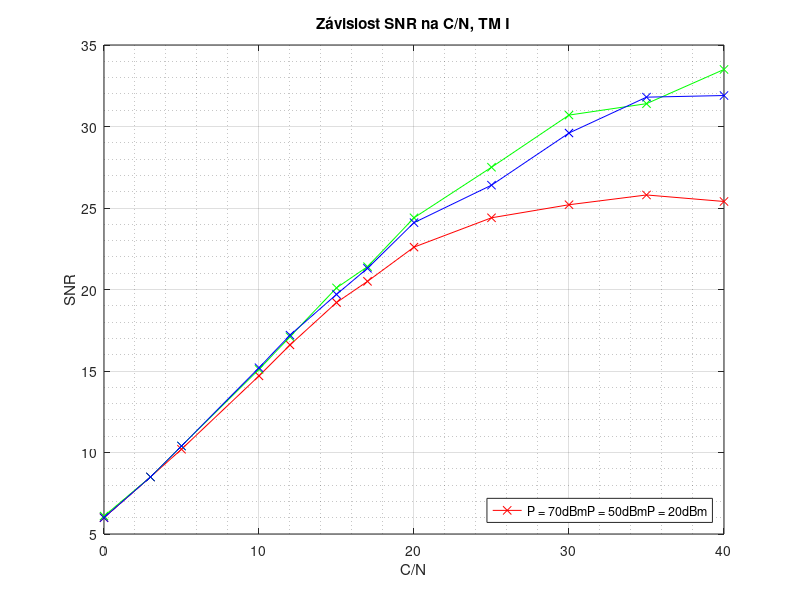
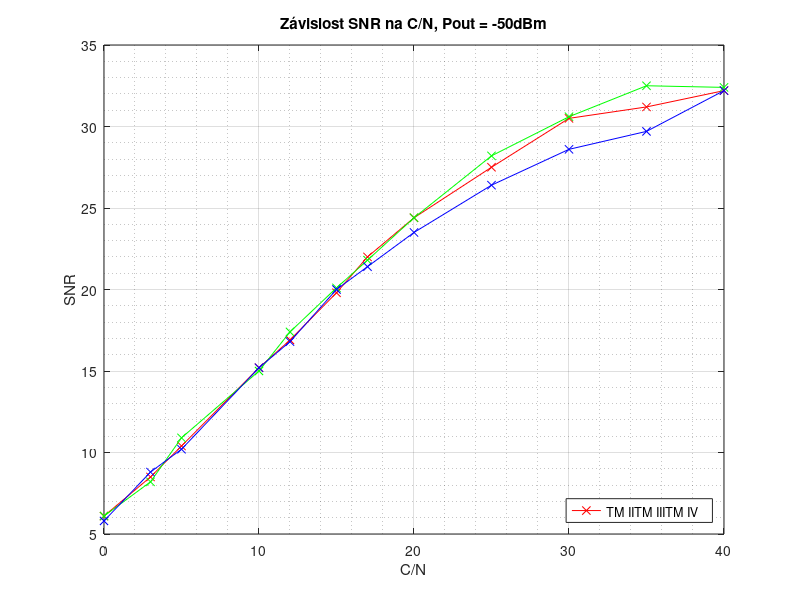
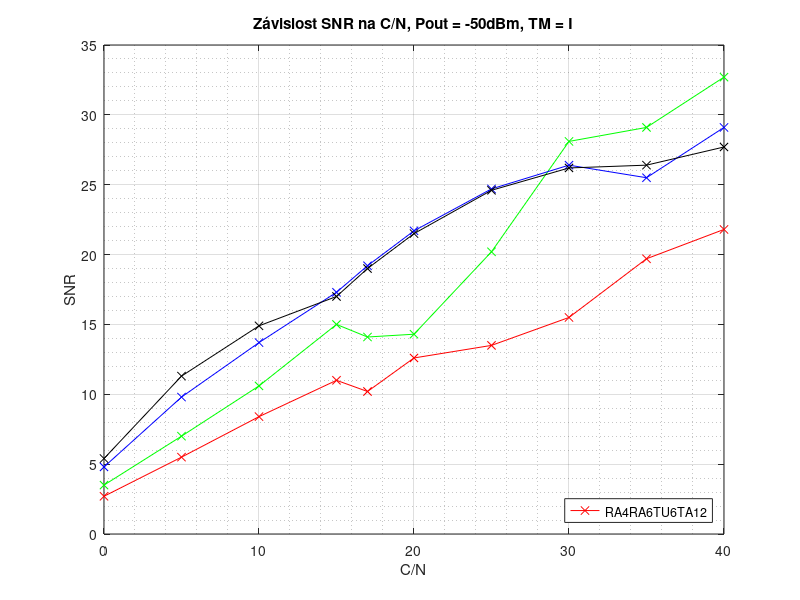

Write the MATLAB code that produced these figures, in order.
close all
clear variables
clc


CN = [40,35,30,25,20,17,15,12,10,5,3,0];
SNR_P_70dBm = [25.4, 25.8, 25.2, 24.4, 22.6, 20.5, 19.2, 16.6, 14.7, 10.2, 8.5, 6];
SNR_P_50dBm = [33.5, 31.4, 30.7, 27.5, 24.4, 21.4, 20.1, 17.1, 15.1, 10.4, 8.5, 6.1];
SNR_P_20dBm = [31.9, 31.8, 29.6, 26.4, 24.1, 21.3, 19.7, 17.2, 15.2, 10.4, 8.5, 6];

figure(1)
plot(CN,SNR_P_70dBm,'x-r',CN,SNR_P_50dBm,'x-g',CN,SNR_P_20dBm,'x-b')
grid on
grid minor
title("Závislost SNR na C/N, TM I")
xlabel("C/N")
ylabel("SNR")
legend(["P = 70dBm", "P = 50dBm", "P = 20dBm"],"Location","southeast")
saveas(gcf,"SNR_CN","epsc")


CN = [40, 35, 30, 25, 20, 17, 15, 12, 10, 5, 3, 0];
% TM_1 =  [31.6, 30.9, 30.7, 27.7, 24.6, 21.5, 19.8, 17.1, 15.1, 10.5, 8.6, 6.1];
TM_2 =  [32.2, 31.2, 30.5, 27.5, 24.4, 22, 19.8, 16.9, 15.2, 10.4, 8.5, 6.1];
TM_3 =  [32.4, 32.5, 30.6, 28.2, 24.4, 21.8, 20.1, 17.4, 15, 10.9, 8.2, 6.1];
TM_4 =  [32.2, 29.7, 28.6, 26.4, 23.5, 21.4, 20, 16.8, 15.2, 10.2, 8.8, 5.8];


figure(2)
plot(CN,TM_2,'x-r',CN,TM_3,'x-g',CN,TM_4,'x-b')
grid on
grid minor
title("Závislost SNR na C/N, Pout = -50dBm")
xlabel("C/N")
ylabel("SNR")
legend(["TM II", "TM III", "TM IV"],"Location","southeast")
saveas(gcf,"SNR_CN_TM_MODES","epsc")




CN = [40, 35, 30, 25, 20, 17, 15, 10, 5, 0];

RA4 = [21.8, 19.7, 15.5, 13.5, 12.6, 10.2, 11, 8.4, 5.5, 2.7];
RA6 =  [32.7, 29.1, 28.1, 20.2, 14.3, 14.1, 15, 10.6, 7, 3.5];
TU6 = [29.1, 25.5, 26.4, 24.7, 21.7, 19.2, 17.3, 13.7, 9.8, 4.8];
TU12 = [27.7, 26.4, 26.2, 24.6, 21.5, 19, 17, 14.9, 11.3, 5.4];

figure(3)
plot(CN, RA4, '-xr', CN, RA6, '-xg', CN, TU6, '-xb', CN, TU12, '-xk')
grid on
grid minor
title("Závislost SNR na C/N, Pout = -50dBm, TM = I")
xlabel("C/N")
ylabel("SNR")
legend(["RA4", "RA6", "TU6","TA12"],"Location","southeast")
saveas(gcf,"SNR_CN_CHANNELS","epsc")